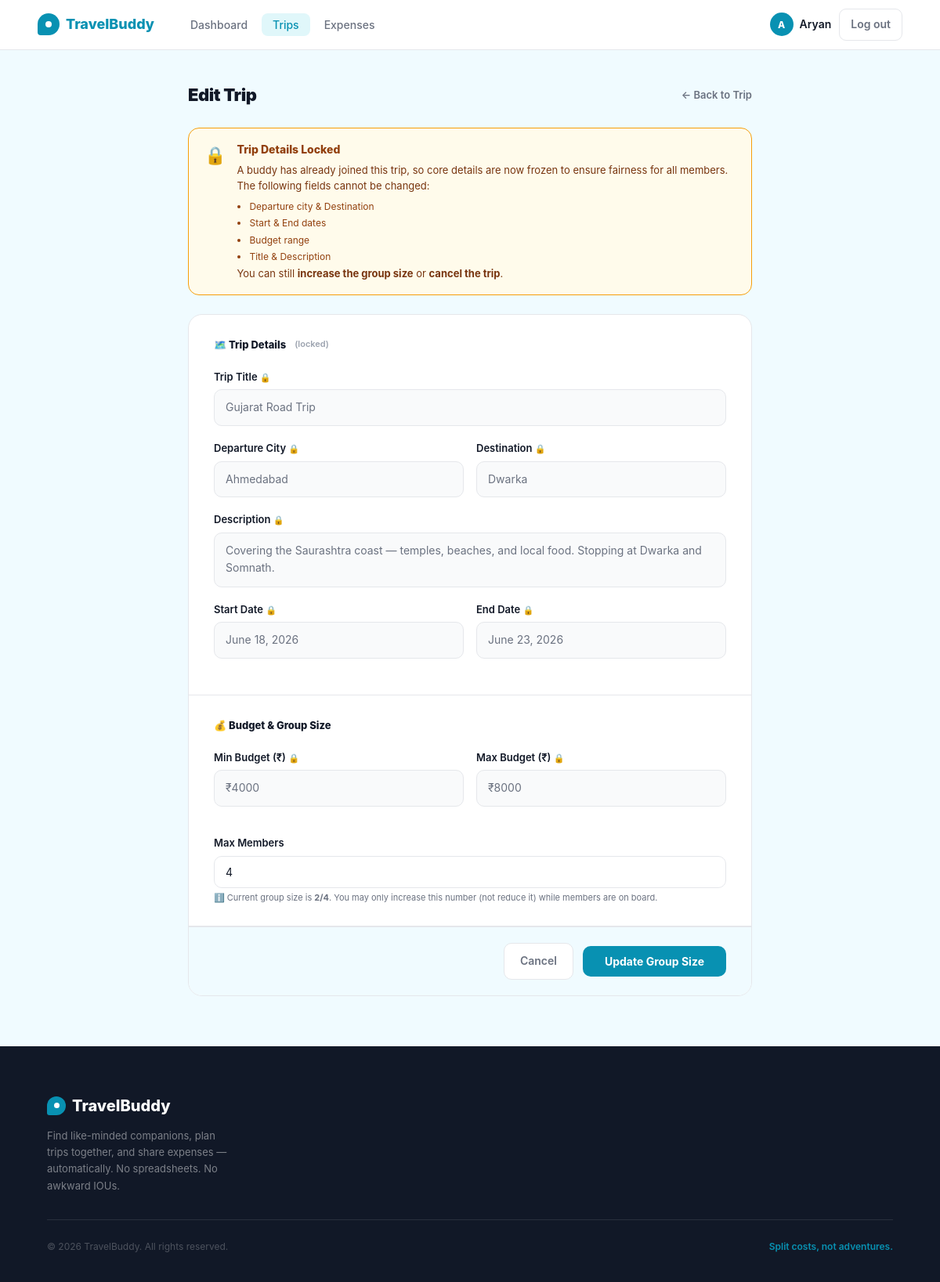
Screenshot of /trips/1/edit (signed in) with the database file from the repository.
### app/models.py (models this page shows, shortened)
class User(db.Model, UserMixin):
    __tablename__ = 'users'
    id             = db.Column(db.Integer, primary_key=True)
    name           = db.Column(db.String(100), nullable=False)
    email          = db.Column(db.String(150), unique=True, nullable=False)
    password_hash  = db.Column(db.String(255), nullable=False)
    travel_style   = db.Column(db.String(50), default='flexible')
    bio            = db.Column(db.Text, default='')
    interests      = db.Column(db.String(255), default='')
    phone          = db.Column(db.String(20), default='')
    created_at     = db.Column(db.DateTime, default=lambda: datetime.now(timezone.utc))
    api_key        = db.Column(db.String(64), unique=True, nullable=True, index=True)
    owned_trips    = db.relationship('Trip', back_populates='owner', lazy='dynamic')
    memberships    = db.relationship('TripMember', back_populates='user', lazy='dynamic')
    expenses_paid  = db.relationship('Expense', back_populates='paid_by', lazy='dynamic')

class Trip(db.Model):
    __tablename__ = 'trips'
    __table_args__ = (
        db.Index('ix_trips_owner_status', 'owner_id', 'status'),
        db.Index('ix_trips_public_start', 'is_public', 'start_date'),
    )
    id          = db.Column(db.Integer, primary_key=True)
    owner_id    = db.Column(db.Integer, db.ForeignKey('users.id'), nullable=False)
    title       = db.Column(db.String(150), nullable=False)
    destination = db.Column(db.String(150), nullable=False)
    departure_city = db.Column(db.String(100), default='')
    start_date  = db.Column(db.Date, nullable=False)
    end_date    = db.Column(db.Date, nullable=False)
    description = db.Column(db.Text, default='')
    budget_min  = db.Column(db.Float, default=0)
    budget_max  = db.Column(db.Float, default=0)
    max_members = db.Column(db.Integer, default=4)
    status      = db.Column(db.String(20), default='OPEN')
    join_deadline           = db.Column(db.DateTime, nullable=True)
    open_roster             = db.Column(db.Boolean, default=False, nullable=False,
                                        server_default='0')
    confirmation_deadline   = db.Column(db.DateTime, nullable=True)
    confirmation_started_at = db.Column(db.DateTime, nullable=True)
    cancelled_at            = db.Column(db.DateTime, nullable=True)
    is_public   = db.Column(db.Boolean, default=True)
    created_at  = db.Column(db.DateTime, default=lambda: datetime.now(timezone.utc))
    owner    = db.relationship('User', back_populates='owned_trips')
    members  = db.relationship('TripMember', back_populates='trip', lazy='dynamic',
                               cascade='all, delete-orphan')
    expenses = db.relationship('Expense', back_populates='trip', lazy='dynamic',
                               cascade='all, delete-orphan')
    def member_count(self):
        return self.members.filter_by(status='accepted').count() + 1  # +1 for owner
    @property
    def has_accepted_members(self) -> bool:
        return self.members.filter_by(status='accepted').count() > 0

### app/trips/routes.py (the view, shortened to what this page needs)
@trips.route('/trips/<int:trip_id>/edit', methods=['GET', 'POST'])
@login_required
def edit(trip_id):
    trip = db.get_or_404(Trip, trip_id)
    if trip.owner_id != current_user.id:
        flash('Not authorised to edit this trip.', 'error')
        return redirect(url_for('trips.detail', trip_id=trip.id))
    locked = trip.has_accepted_members
    form = TripForm(obj=trip)
    if request.method == 'GET' and trip.join_deadline:
        form.join_deadline.data = trip.join_deadline.date()
    return render_template('trips/edit.html', form=form, trip=trip, locked=locked)

### app/models.py (called while the page is built)
@login_manager.user_loader
def load_user(user_id):
    return db.session.get(User, int(user_id))

### app/templates/trips/edit.html (shortened to what this page needs)
{% extends "base.html" %}
{% block content %}
<div class="profile-page">
  <div class="profile-inner">
    <div class="page-header">
      <h1 class="page-title">Edit Trip</h1>
      <a href="{{ url_for('trips.detail', trip_id=trip.id) }}" class="btn-back">← Back to Trip</a>
    </div>
    {% if locked %}
    <div class="member-lock-banner">
      <div class="lock-icon">🔒</div>
      <div>
        <div class="lock-title">Trip Details Locked</div>
        <div class="lock-body">
          A buddy has already joined this trip, so core details are now frozen
          to ensure fairness for all members. The following fields cannot be changed:
          <ul class="lock-list">
            <li>Departure city &amp; Destination</li>
            <li>Start &amp; End dates</li>
            <li>Budget range</li>
            <li>Title &amp; Description</li>
          </ul>
          You can still <strong>increase the group size</strong> or <strong>cancel the trip</strong>.
        </div>
      </div>
    </div>
    {% endif %}
    <form method="POST" action="{{ url_for('trips.edit', trip_id=trip.id) }}" novalidate>
      <div class="edit-card">
        {% if locked %}
        <div class="edit-section">
          <div class="edit-section-title">🗺️ Trip Details <span style="font-size:11px;font-weight:600;color:#9ca3af;margin-left:4px;">(locked)</span></div>
          <div class="form-group">
            <label class="locked-label">Trip Title <span class="lock-icon-sm">🔒</span></label>
            <span class="readonly-field">{{ trip.title }}</span>
          </div>
          <div class="form-row">
            <div class="form-group">
              <label class="locked-label">Departure City <span class="lock-icon-sm">🔒</span></label>
              <span class="readonly-field">{{ trip.departure_city or '—' }}</span>
            </div>
            <div class="form-group">
              <label class="locked-label">Destination <span class="lock-icon-sm">🔒</span></label>
              <span class="readonly-field">{{ trip.destination }}</span>
            </div>
          </div>
          <div class="form-group">
            <label class="locked-label">Description <span class="lock-icon-sm">🔒</span></label>
            <span class="readonly-field" style="min-height:70px;display:block;white-space:pre-wrap;">{{ trip.description or '—' }}</span>
          </div>
          <div class="form-row">
            <div class="form-group">
              <label class="locked-label">Start Date <span class="lock-icon-sm">🔒</span></label>
              <span class="readonly-field">{{ trip.start_date.strftime('%B %d, %Y') }}</span>
            </div>
            <div class="form-group">
              <label class="locked-label">End Date <span class="lock-icon-sm">🔒</span></label>
              <span class="readonly-field">{{ trip.end_date.strftime('%B %d, %Y') }}</span>
            </div>
          </div>
        </div>
        <div class="edit-section">
          <div class="edit-section-title">💰 Budget &amp; Group Size</div>
          <div class="form-row" style="margin-bottom:18px;">
            <div class="form-group">
              <label class="locked-label">Min Budget (₹) <span class="lock-icon-sm">🔒</span></label>
              <span class="readonly-field">₹{{ "%.0f"|format(trip.budget_min) }}</span>
            </div>
            <div class="form-group">
              <label class="locked-label">Max Budget (₹) <span class="lock-icon-sm">🔒</span></label>
              <span class="readonly-field">₹{{ "%.0f"|format(trip.budget_max) }}</span>
            </div>
          </div>
          <div class="form-group">
            <label for="max_members_locked">Max Members</label>
            <input type="number" id="max_members_locked" name="max_members"
                   value="{{ trip.max_members }}" min="{{ trip.max_members }}" max="50"
                   class="input-error" style="border-color:var(--border);">
            <div class="field-hint">
              ℹ️ Current group size is <strong>{{ trip.member_count() }}/{{ trip.max_members }}</strong>.
              You may only increase this number (not reduce it) while members are on board.
            </div>
          </div>
        </div>
        {% endif %}
        <div class="edit-actions">
          <a href="{{ url_for('trips.detail', trip_id=trip.id) }}" class="btn-cancel">Cancel</a>
          {% if locked %}
            <button type="submit" class="btn-save">Update Group Size</button>
          {% else %}
            {{ form.submit(class="btn-save") }}
          {% endif %}
        </div>
      </div>
    </form>
  </div>
</div>
{% endblock %}

### app/templates/base.html (shortened to what this page needs)
<!DOCTYPE html>
<html lang="en">
<head>
</head>
<body>
<nav>
  <a href="{{ url_for('main.home') }}" class="logo">
    <div class="logo-icon"></div>
    TravelBuddy
  </a>
  {% if current_user.is_authenticated %}
    <ul class="nav-links">
      <li><a href="{{ url_for('dashboard.index') }}" {% if request.endpoint == 'dashboard.index' %}class="active"{% endif %}>Dashboard</a></li>
      <li><a href="{{ url_for('trips.index') }}" {% if request.endpoint and request.endpoint.startswith('trips.') %}class="active"{% endif %}>Trips</a></li>
      <li><a href="{{ url_for('expenses.my_expenses') }}" {% if request.endpoint == 'expenses.my_expenses' %}class="active"{% endif %}>Expenses</a></li>
    </ul>
    <div class="nav-right">
      <div class="nav-user">
        <div class="nav-avatar">{{ current_user.name[0].upper() }}</div>
        <a href="{{ url_for('profile.view') }}" style="color:inherit;">{{ current_user.name.split()[0] }}</a>
      </div>
      <a href="{{ url_for('auth.logout') }}" class="btn-logout">Log out</a>
    </div>
  {% endif %}
</nav>
{% block content %}{% endblock %}
<footer>
  <div class="footer-inner">
    <div class="footer-top">
      <div class="footer-brand">
        <div class="footer-logo">
          <div class="footer-logo-icon"></div>
          TravelBuddy
        </div>
        <p>Find like-minded companions, plan trips together, and share expenses — automatically. No spreadsheets. No awkward IOUs.</p>
      </div>
    </div>
    <div class="footer-bottom">
      <p class="footer-copy">© 2026 TravelBuddy. All rights reserved.</p>
      <p class="footer-tagline-bottom">Split costs, not adventures.</p>
    </div>
  </div>
</footer>
</body>
</html>

### rows the page displays
User: name "A", name "Aryan"
Trip: title "Gujarat Road Trip", departure_city "Ahmedabad", destination "Dwarka", description "Covering the Saurashtra coast — temples, beaches, and local food. Stopping at Dwarka and Somnath.", start_date "June 18, 2026", end_date "June 23, 2026", budget_min "4000", budget_max "8000", max_members "4"

### other values shown
{{ trip.member_count() }} "2"
